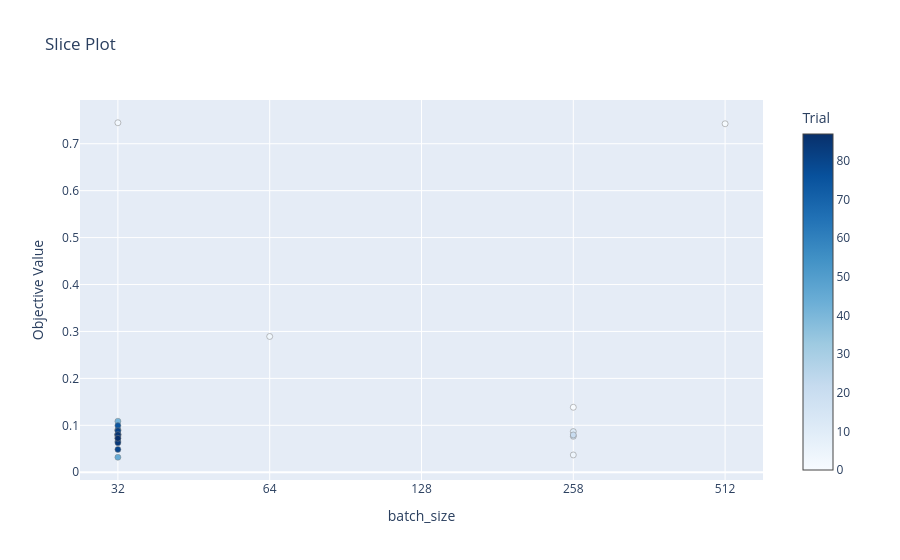

Notebook code cell kept with this figure:
### Code cell
optuna.visualization.plot_slice(loaded_study, params = ['batch_size']).show()

### Figure 1 — Plotly figure (JSON) as saved in the notebook; plotly's stock layout.template omitted (floating-point values rounded to 4 significant figures)
{"data": [{"marker": {"color": [0, 1, 2, 3, 4, 11, 16, 21, 25, 41, 43, 45, 63, 64, 73, 74, 75, 76, 78, 80, 81, 82, 84, 85, 87], "colorbar": {"title": {"text": "Trial"}, "x": 1, "xpad": 40}, "colorscale": [[0, "rgb(247,251,255)"], [0.125, "rgb(222,235,247)"], [0.25, "rgb(198,219,239)"], [0.375, "rgb(158,202,225)"], [0.5, "rgb(107,174,214)"], [0.625, "rgb(66,146,198)"], [0.75, "rgb(33,113,181)"], [0.875, "rgb(8,81,156)"], [1, "rgb(8,48,107)"]], "line": {"color": "Grey", "width": 0.5}}, "mode": "markers", "name": "Feasible Trial", "showlegend": false, "type": "scatter", "x": [258, 512, 32, 64, 258, 258, 258, 258, 32, 32, 32, 32, 32, 32, 32, 32, 32, 32, 32, 32, 32, 32, 32, 32, 32], "y": [0.1385, 0.7426, 0.7447, 0.2893, 0.03686, 0.08667, 0.07657, 0.0795, 0.09098, 0.1087, 0.07681, 0.03195, 0.08919, 0.06586, 0.07869, 0.09938, 0.08132, 0.08039, 0.08095, 0.04862, 0.08844, 0.07262, 0.06273, 0.08015, 0.07228]}], "layout": {"title": {"text": "Slice Plot"}, "xaxis": {"categoryarray": [32, 64, 128, 258, 512], "categoryorder": "array", "title": {"text": "batch_size"}, "type": "category"}, "yaxis": {"title": {"text": "Objective Value"}}}}
